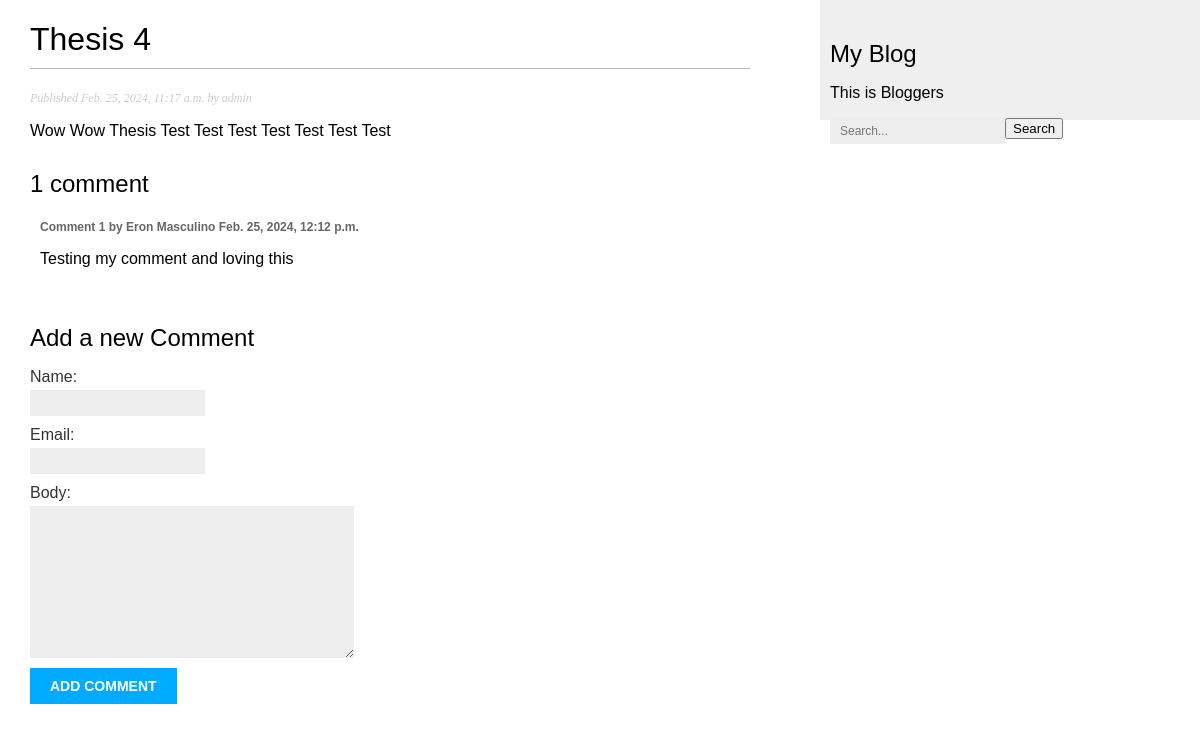
/blog/2024/2/25/thesis-4, run on the app's committed database.
### blog/models.py (models this page shows, shortened)
class Post(models.Model):
    class Status(models.TextChoices):
        DRAFT = 'DF', 'Draft'
        PUBLISHED = 'PB', 'Published'
    title = models.CharField(max_length=250)
    slug = models.SlugField(max_length=250,
                            unique_for_date='publish')
    author = models.ForeignKey(User,
                               on_delete=models.CASCADE,
                               related_name="blog_posts")
    body = models.TextField()
    publish = models.DateTimeField(default=timezone.now)
    created = models.DateTimeField(auto_now_add=True)
    status = models.CharField(max_length=2,
                              choices=Status.choices,
                              default=Status.DRAFT)
    objects = models.Manager()
    published = PublishedManager()
    class Meta:
        ordering = ['-publish']
        indexes = [
            models.Index(fields=['-publish'])
        ]

class Comment(models.Model):
    post = models.ForeignKey(Post,
                             on_delete=models.CASCADE,
                             related_name='comments')
    name = models.CharField(max_length=80)
    email = models.EmailField()
    body = models.TextField()
    created = models.DateTimeField(auto_now_add=True)
    updated = models.DateTimeField(auto_now=True)
    active = models.BooleanField(default=True)
    class Meta:
        ordering=['created']
        indexes = [
            models.Index(fields=['created']),
        ]

### blog/views.py (the view)
def post_detail(request, year, month, day, post):
    post = get_object_or_404(Post,
                             status=Post.Status.PUBLISHED,
                             slug=post,
                             publish__year=year,
                             publish__month=month,
                             publish__day=day)
    comments = post.comments.filter(active=True)
    form = CommentForm()
    return render(request,
                  "blog/post/detail.html",
                  {"post":post,
                   "comments": comments,
                   "form": form})

### blog/forms.py
class CommentForm(ModelForm):
    class Meta:
        model = Comment
        fields = ['name', 'email', 'body']

### blog/templates/blog/post/detail.html (shortened to what this page needs)
{% extends "blog/base.html" %}
{% block content %}
<h1>{{post.title}}</h1>
<p class="date">
Published {{post.publish}} by {{post.author}}
</p>
{{post.body|linebreaks}}
{% with comments.count as total_comments %}
<h2> {{ total_comments }} comment {{ total_comments|pluralize}}</h2>
{% endwith %}
{% for comment in comments %}
<div class="comment">
    <p class="info">
        Comment {{ forloop.counter}} by {{ comment.name }}
        {{ comment.created}}
    </p>
    {{ comment.body|linebreaks}}
</div>
{% endfor %}
{%include "blog/post/includes/comment_form.html"%}
{% endblock %}

### blog/static/css/style.css (style rules this page uses)
body { margin: 0; padding: 0; font-family: Helvetica, sans-serif; }
h1 { font-weight: normal; border-bottom: 1px solid #bbb; padding: 0 0 10px 0; }
h2 { font-weight: normal; margin: 30px 0 0; }
p.date { color: #ccc; font-family: georgia, serif; font-size: 12px; font-style: italic; }
label { float: left; clear: both; color: #333; margin-bottom: 4px; }
input, textarea { clear: both; float: left; margin: 0 0 10px; background: #ededed; border: 0; padding: 6px 10px; font-size: 12px; }
.comment { padding: 10px; }
.comment .info { font-weight: bold; font-size: 12px; color: #666; }

### data on the page
Post: title "Thesis 4", publish "Feb. 25, 2024, 11:17 a.m.", author "admin", body "Wow Wow Thesis Test Test Test Test Test Test Test"
Comment: name "Eron Masculino", created "Feb. 25, 2024, 12:12 p.m.", body "Testing my comment and loving this"

### other printed values
{{ total_comments }} "1"
